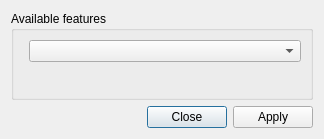
<?xml version="1.0" encoding="UTF-8"?>
<ui version="4.0">
 <class>FeatureAddDialog</class>
 <widget class="QDialog" name="FeatureAddDialog">
  <property name="geometry">
   <rect>
    <x>0</x>
    <y>0</y>
    <width>324</width>
    <height>139</height>
   </rect>
  </property>
  <property name="font">
   <font>
    <family>Liberation Sans</family>
    <pointsize>9</pointsize>
   </font>
  </property>
  <property name="windowTitle">
   <string>Add Features</string>
  </property>
  <layout class="QVBoxLayout" name="verticalLayout">
   <item>
    <widget class="QGroupBox" name="groupBox">
     <property name="font">
      <font>
       <family>Liberation Sans</family>
       <pointsize>9</pointsize>
      </font>
     </property>
     <property name="title">
      <string>Available features</string>
     </property>
     <layout class="QFormLayout" name="formLayout">
      <item row="0" column="1">
       <widget class="QComboBox" name="featureSelect">
        <property name="font">
         <font>
          <family>Liberation Sans</family>
          <pointsize>9</pointsize>
         </font>
        </property>
       </widget>
      </item>
     </layout>
    </widget>
   </item>
   <item>
    <widget class="QDialogButtonBox" name="buttonBox">
     <property name="font">
      <font>
       <family>Liberation Sans</family>
       <pointsize>9</pointsize>
      </font>
     </property>
     <property name="orientation">
      <enum>Qt::Horizontal</enum>
     </property>
     <property name="standardButtons">
      <set>QDialogButtonBox::Apply|QDialogButtonBox::Close</set>
     </property>
    </widget>
   </item>
  </layout>
 </widget>
 <tabstops>
  <tabstop>buttonBox</tabstop>
 </tabstops>
 <resources/>
 <connections>
  <connection>
   <sender>buttonBox</sender>
   <signal>accepted()</signal>
   <receiver>FeatureAddDialog</receiver>
   <slot>accept()</slot>
   <hints>
    <hint type="sourcelabel">
     <x>257</x>
     <y>194</y>
    </hint>
    <hint type="destinationlabel">
     <x>157</x>
     <y>203</y>
    </hint>
   </hints>
  </connection>
  <connection>
   <sender>buttonBox</sender>
   <signal>rejected()</signal>
   <receiver>FeatureAddDialog</receiver>
   <slot>reject()</slot>
   <hints>
    <hint type="sourcelabel">
     <x>314</x>
     <y>194</y>
    </hint>
    <hint type="destinationlabel">
     <x>286</x>
     <y>203</y>
    </hint>
   </hints>
  </connection>
 </connections>
</ui>
